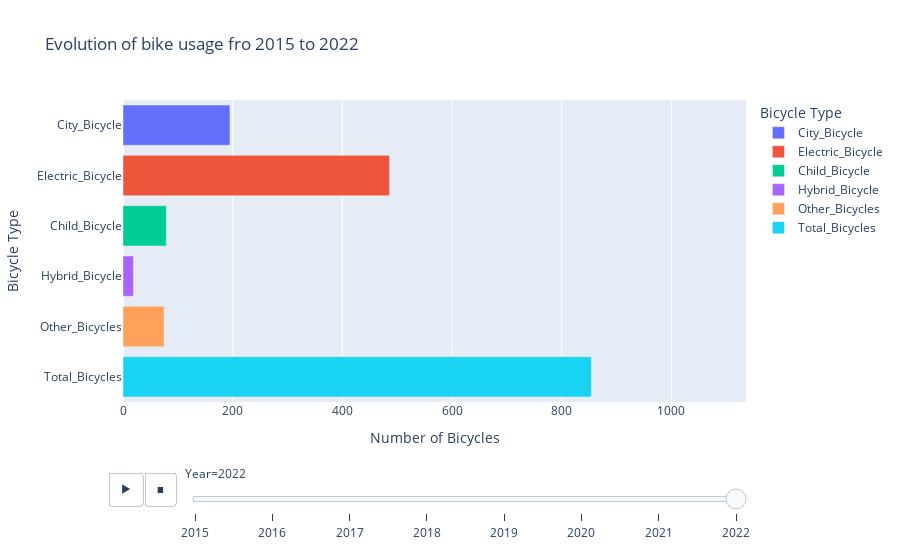

The notebook cell this image was saved under:
### Code cell
import pandas as pd
import plotly.express as px


data_bicycles = {
    'Year': [2015, 2016, 2017, 2018, 2019, 2020, 2021, 2022],
    'City_Bicycle': [410, 402, 399, 341, 331, 286, 231, 195],
    'Electric_Bicycle': [276, 271, 294, 409, 423, 547, 480, 486],
    'Child_Bicycle': [138, 109, 116, 107, 110, 110, 83, 79],
    'Hybrid_Bicycle': [49, 54, 51, 44, 40, 36, 28, 19],
    'Other_Bicycles': [111, 92, 97, 111, 106, 107, 102, 75]
}


df = pd.DataFrame(data_bicycles)
df['Total_Bicycles'] = df[['City_Bicycle', 'Electric_Bicycle', 'Child_Bicycle', 'Hybrid_Bicycle', 'Other_Bicycles']].sum(axis=1)    #Total bike bar calculated as the sum of each type of bike for year
df_melted = df.melt(id_vars='Year', value_vars=['City_Bicycle', 'Electric_Bicycle', 'Child_Bicycle', 'Hybrid_Bicycle', 'Other_Bicycles', 'Total_Bicycles'], 
                    var_name='Bicycle Type', value_name='Number of Bicycles')


fig = px.bar(df_melted, 
             x='Number of Bicycles', 
             y='Bicycle Type', 
             color='Bicycle Type', 
             animation_frame='Year', 
             orientation='h', 
             title="Evolution of bike usage fro 2015 to 2022", 
             range_x=[0, df_melted['Number of Bicycles'].max() + 50])
fig.show()

### Figure 1 — Plotly figure (JSON) as saved in the notebook; plotly's stock layout.template omitted (floating-point values rounded to 4 significant figures)
{"data": [{"alignmentgroup": "True", "hovertemplate": "Bicycle Type=%{y}<br>Year=2022<br>Number of Bicycles=%{x}<extra></extra>", "legendgroup": "City_Bicycle", "marker": {"color": "#636efa", "pattern": {"shape": ""}}, "name": "City_Bicycle", "offsetgroup": "City_Bicycle", "orientation": "h", "showlegend": true, "textposition": "auto", "type": "bar", "x": [195], "xaxis": "x", "y": ["City_Bicycle"], "yaxis": "y"}, {"alignmentgroup": "True", "hovertemplate": "Bicycle Type=%{y}<br>Year=2022<br>Number of Bicycles=%{x}<extra></extra>", "legendgroup": "Electric_Bicycle", "marker": {"color": "#EF553B", "pattern": {"shape": ""}}, "name": "Electric_Bicycle", "offsetgroup": "Electric_Bicycle", "orientation": "h", "showlegend": true, "textposition": "auto", "type": "bar", "x": [486], "xaxis": "x", "y": ["Electric_Bicycle"], "yaxis": "y"}, {"alignmentgroup": "True", "hovertemplate": "Bicycle Type=%{y}<br>Year=2022<br>Number of Bicycles=%{x}<extra></extra>", "legendgroup": "Child_Bicycle", "marker": {"color": "#00cc96", "pattern": {"shape": ""}}, "name": "Child_Bicycle", "offsetgroup": "Child_Bicycle", "orientation": "h", "showlegend": true, "textposition": "auto", "type": "bar", "x": [79], "xaxis": "x", "y": ["Child_Bicycle"], "yaxis": "y"}, {"alignmentgroup": "True", "hovertemplate": "Bicycle Type=%{y}<br>Year=2022<br>Number of Bicycles=%{x}<extra></extra>", "legendgroup": "Hybrid_Bicycle", "marker": {"color": "#ab63fa", "pattern": {"shape": ""}}, "name": "Hybrid_Bicycle", "offsetgroup": "Hybrid_Bicycle", "orientation": "h", "showlegend": true, "textposition": "auto", "type": "bar", "x": [19], "xaxis": "x", "y": ["Hybrid_Bicycle"], "yaxis": "y"}, {"alignmentgroup": "True", "hovertemplate": "Bicycle Type=%{y}<br>Year=2022<br>Number of Bicycles=%{x}<extra></extra>", "legendgroup": "Other_Bicycles", "marker": {"color": "#FFA15A", "pattern": {"shape": ""}}, "name": "Other_Bicycles", "offsetgroup": "Other_Bicycles", "orientation": "h", "showlegend": true, "textposition": "auto", "type": "bar", "x": [75], "xaxis": "x", "y": ["Other_Bicycles"], "yaxis": "y"}, {"alignmentgroup": "True", "hovertemplate": "Bicycle Type=%{y}<br>Year=2022<br>Number of Bicycles=%{x}<extra></extra>", "legendgroup": "Total_Bicycles", "marker": {"color": "#19d3f3", "pattern": {"shape": ""}}, "name": "Total_Bicycles", "offsetgroup": "Total_Bicycles", "orientation": "h", "showlegend": true, "textposition": "auto", "type": "bar", "x": [854], "xaxis": "x", "y": ["Total_Bicycles"], "yaxis": "y"}], "layout": {"autosize": true, "barmode": "relative", "legend": {"title": {"text": "Bicycle Type"}, "tracegroupgap": 0}, "sliders": [{"active": 7, "currentvalue": {"prefix": "Year="}, "len": 0.9, "pad": {"b": 10, "t": 60}, "steps": [{"args": [["2015"], {"frame": {"duration": 0, "redraw": true}, "fromcurrent": true, "mode": "immediate", "transition": {"duration": 0, "easing": "linear"}}], "label": "2015", "method": "animate"}, {"args": [["2016"], {"frame": {"duration": 0, "redraw": true}, "fromcurrent": true, "mode": "immediate", "transition": {"duration": 0, "easing": "linear"}}], "label": "2016", "method": "animate"}, {"args": [["2017"], {"frame": {"duration": 0, "redraw": true}, "fromcurrent": true, "mode": "immediate", "transition": {"duration": 0, "easing": "linear"}}], "label": "2017", "method": "animate"}, {"args": [["2018"], {"frame": {"duration": 0, "redraw": true}, "fromcurrent": true, "mode": "immediate", "transition": {"duration": 0, "easing": "linear"}}], "label": "2018", "method": "animate"}, {"args": [["2019"], {"frame": {"duration": 0, "redraw": true}, "fromcurrent": true, "mode": "immediate", "transition": {"duration": 0, "easing": "linear"}}], "label": "2019", "method": "animate"}, {"args": [["2020"], {"frame": {"duration": 0, "redraw": true}, "fromcurrent": true, "mode": "immediate", "transition": {"duration": 0, "easing": "linear"}}], "label": "2020", "method": "animate"}, {"args": [["2021"], {"frame": {"duration": 0, "redraw": true}, "fromcurrent": true, "mode": "immediate", "transition": {"duration": 0, "easing": "linear"}}], "label": "2021", "method": "animate"}, {"args": [["2022"], {"frame": {"duration": 0, "redraw": true}, "fromcurrent": true, "mode": "immediate", "transition": {"duration": 0, "easing": "linear"}}], "label": "2022", "method": "animate"}], "x": 0.1, "xanchor": "left", "y": 0, "yanchor": "top"}], "title": {"text": "Evolution of bike usage fro 2015 to 2022"}, "updatemenus": [{"active": 0, "buttons": [{"args": [null, {"frame": {"duration": 500, "redraw": true}, "fromcurrent": true, "mode": "immediate", "transition": {"duration": 500, "easing": "linear"}}], "label": "&#9654;", "method": "animate"}, {"args": [[null], {"frame": {"duration": 0, "redraw": true}, "fromcurrent": true, "mode": "immediate", "transition": {"duration": 0, "easing": "linear"}}], "label": "&#9724;", "method": "animate"}], "direction": "left", "pad": {"r": 10, "t": 70}, "showactive": false, "type": "buttons", "x": 0.1, "xanchor": "right", "y": 0, "yanchor": "top"}], "xaxis": {"anchor": "y", "domain": [0, 1], "range": [0, 1136], "title": {"text": "Number of Bicycles"}, "type": "linear"}, "yaxis": {"anchor": "x", "autorange": true, "categoryarray": ["Total_Bicycles", "Other_Bicycles", "Hybrid_Bicycle", "Child_Bicycle", "Electric_Bicycle", "City_Bicycle"], "categoryorder": "array", "domain": [0, 1], "range": [-0.5, 5.5], "title": {"text": "Bicycle Type"}, "type": "category"}}}
